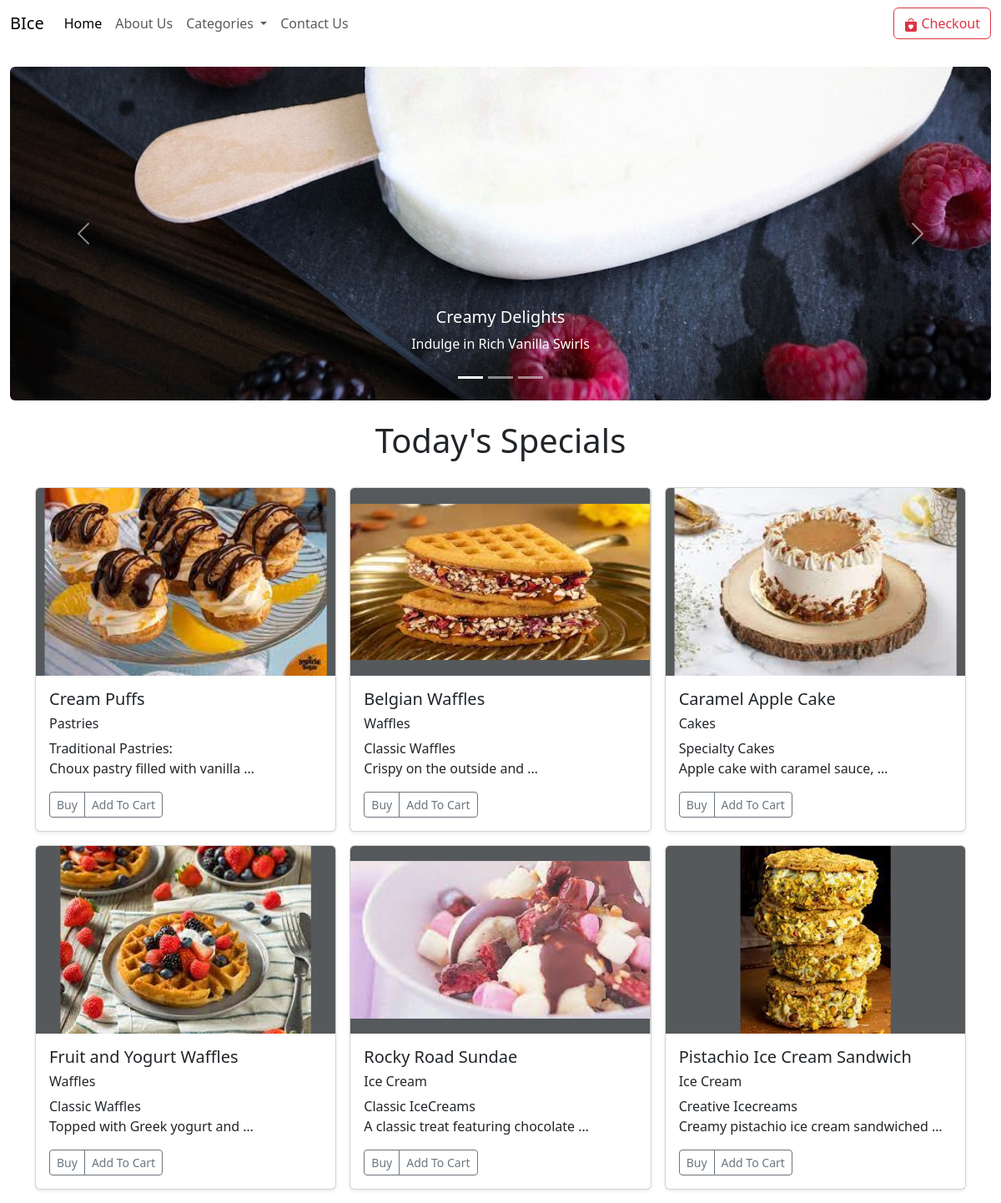
The page / on the database its author committed.
### home/models.py (models this page shows, shortened)
class Product(models.Model):
    name = models.CharField(max_length=127)
    price = models.IntegerField(default=0)
    category = models.CharField(max_length=255,default="")
    subcategory = models.CharField(max_length=255,default="")
    description = models.CharField(max_length=250, default='', blank=True, null=True)
    image = models.ImageField(upload_to='products/images')

### home/views.py (the view)
# urls.py: path('',views.index,name='home'),
def index(request):
    random_products=products(request)
    params = {'products': random_products}
    return render(request, 'index.html', params)

### home/views.py (called while the page is built)
def products(reuqest):
    all_products = Product.objects.all()
    num_products_to_display = 6
    random_products = random.sample(list(all_products), num_products_to_display)
    return random_products

### templates/index.html (shortened to what this page needs)
{% extends "base.html" %}
{% block body %}
<div class="container-fluid my-4">
    <div id="carouselExampleCaptions" class="carousel slide carousel-container">
        <div class="carousel-indicators">
            <button type="button" data-bs-target="#carouselExampleCaptions" data-bs-slide-to="0" class="active" aria-current="true" aria-label="Slide 1"></button>
            <button type="button" data-bs-target="#carouselExampleCaptions" data-bs-slide-to="1" aria-label="Slide 2"></button>
            <button type="button" data-bs-target="#carouselExampleCaptions" data-bs-slide-to="2" aria-label="Slide 3"></button>
        </div>
        <div class="carousel-inner rounded">
            <div class="carousel-item active carousel-slide">
                <img src="static\images\carousel_1.jpg" class="d-block w-100" alt="...">
                <div class="carousel-caption d-none d-md-block">
                    <h5>Creamy Delights</h5>
                    <p>Indulge in Rich Vanilla Swirls</p>
                </div>
            </div>
        </div>
        <button class="carousel-control-prev" type="button" data-bs-target="#carouselExampleCaptions" data-bs-slide="prev">
            <span class="carousel-control-prev-icon" aria-hidden="true"></span>
        </button>
        <button class="carousel-control-next" type="button" data-bs-target="#carouselExampleCaptions" data-bs-slide="next">
            <span class="carousel-control-next-icon" aria-hidden="true"></span>
        </button>
    </div>
</div>
{% load static %}
<div class="container">
    <h1 class="text-center ">Today's Specials</h1>
    <div class="row row-cols-1 row-cols-sm-2 row-cols-md-3 g-3 my-3">
        {% for product in products %}
        <div class="col">
            <div class="card shadow-sm">
                <svg class="bd-placeholder-img card-img-top" width="100%" height="225" xmlns="http://www.w3.org/2000/svg" role="img" aria-label="Placeholder: Thumbnail" preserveAspectRatio="xMidYMid slice" focusable="false">
                    <title>Product Image 1</title>
                    <rect width="100%" height="100%" fill="#55595c"></rect>
                    <image xlink:href="/media/{{product.image}} " width="100%" height="100%" />
                </svg>
                <div class="card-body">
                  <h5>{{ product.name }}</h5>
                  <h6>{{ product.category }}</h6>
                  <h7>{{ product.subcategory}}</h7>
                    <p class="card-text">{{ product.description|truncatewords:5}}</p>
                    <div class="d-flex justify-content-between align-items-center">
                        <div class="btn-group">
                            <button type="button" class="btn btn-sm btn-outline-secondary">Buy</button>
                            <button type="button" class="btn btn-sm btn-outline-secondary">Add To Cart</button>
                        </div>
                    </div>
                </div>
            </div>
        </div>
        {% endfor %}
{% endblock body %}

### templates/base.html (shortened to what this page needs)
<!doctype html>
<html lang="en">
  <head>
    <link href="https://cdn.jsdelivr.net/npm/bootstrap@5.3.3/dist/css/bootstrap.min.css" rel="stylesheet">
  </head>
  <body>
    <nav class="navbar navbar-expand-lg bg-grey ">
        <div class="container-fluid">
          <a class="navbar-brand" href="/">BIce</a>
          <div class="collapse navbar-collapse" id="navbarSupportedContent">
            <ul class="navbar-nav me-auto mb-2 mb-lg-0">
              <li class="nav-item">
                <a class="nav-link active" aria-current="page" href="/">Home</a>
              </li>
              <li class="nav-item">
                <a class="nav-link" href="/about">About Us</a>
              </li>
              <li class="nav-item dropdown">
                <a class="nav-link dropdown-toggle" href="/services" role="button" data-bs-toggle="dropdown" aria-expanded="false">
                  Categories
                </a>
              </li>
              <li class="nav-item">
                <a class="nav-link" href="/contact">Contact Us</a>
              </li>
            </ul>
            <a href="/cart"><button type="button" class="btn btn-outline-danger">
Checkout              </button></a>
          </div>
        </div>
      </nav>
{% block body %}
{% endblock body %}
  </body>
</html>

### templates/index.html (style rules this page uses)
.carousel-container { width: 100%; max-width: 1200px; margin: 0 auto; }
.carousel-slide { height: 400px; }
.carousel-slide img { object-fit: cover; height: 100%; }

### rows shown on the page
Product: name "Cream Puffs", category "Pastries", subcategory "Traditional Pastries:", description "Choux pastry filled with vanilla …"
Product: name "Belgian Waffles", category "Waffles", subcategory "Classic Waffles", description "Crispy on the outside and …"
Product: name "Caramel Apple Cake", category "Cakes", subcategory "Specialty Cakes", description "Apple cake with caramel sauce, …"
Product: name "Fruit and Yogurt Waffles", category "Waffles", subcategory "Classic Waffles", description "Topped with Greek yogurt and …"
Product: name "Rocky Road Sundae", category "Ice Cream", subcategory "Classic IceCreams", description "A classic treat featuring chocolate …"
Product: name "Pistachio Ice Cream Sandwich", category "Ice Cream", subcategory "Creative Icecreams", description "Creamy pistachio ice cream sandwiched …"
